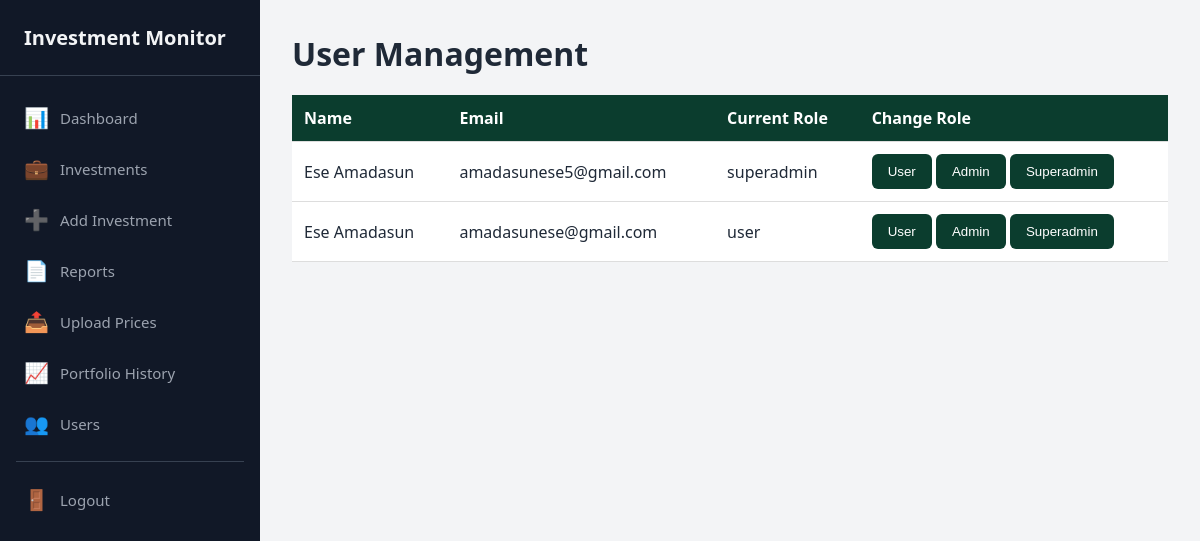
The page /auth/users (signed in) on the database its author committed.
### models.py (models this page shows, shortened)
class User(db.Model, UserMixin):
    __tablename__ = "users"
    id = db.Column(db.Integer, primary_key=True)
    full_name = db.Column(db.String(150), nullable=False)
    email = db.Column(db.String(150), unique=True, nullable=False)
    password_hash = db.Column(db.String(255), nullable=False)
    role = db.Column(db.String(30), default="user")
    is_active_account = db.Column(db.Boolean, default=True)
    created_at = db.Column(db.DateTime, default=datetime.utcnow)
    investments = db.relationship("Investment", backref="owner", lazy=True)

### auth/routes.py (the view)
@auth_bp.route("/users")
@login_required
@superadmin_required
def users():
    users = User.query.order_by(User.created_at.desc()).all()
    return render_template("auth/users.html", users=users)

### models.py (called while the page is built)
@login_manager.user_loader
def load_user(user_id):
    return User.query.get(int(user_id))

### utils.py (called while the page is built)
def superadmin_required(func):
    @wraps(func)
    def wrapper(*args, **kwargs):
        if not current_user.is_authenticated:
            abort(401)
        if current_user.role != "superadmin":
            abort(403)
        return func(*args, **kwargs)
    return wrapper

### templates/auth/users.html (shortened to what this page needs)
{% extends "base.html" %}
{% block content %}
<h1>User Management</h1>
<table>
    <thead>
        <tr>
            <th>Name</th>
            <th>Email</th>
            <th>Current Role</th>
            <th>Change Role</th>
        </tr>
    </thead>
    <tbody>
        {% for user in users %}
        <tr>
            <td>{{ user.full_name }}</td>
            <td>{{ user.email }}</td>
            <td>{{ user.role }}</td>
            <td>
                <form method="POST" action="{{ url_for('auth.update_role', user_id=user.id, role='user') }}" style="display:inline;">
                    <button type="submit">User</button>
                </form>
                <form method="POST" action="{{ url_for('auth.update_role', user_id=user.id, role='admin') }}" style="display:inline;">
                    <button type="submit">Admin</button>
                </form>
                <form method="POST" action="{{ url_for('auth.update_role', user_id=user.id, role='superadmin') }}" style="display:inline;">
                    <button type="submit">Superadmin</button>
                </form>
            </td>
        </tr>
        {% endfor %}
    </tbody>
</table>
{% endblock %}

### static/css/style.css (style rules this page uses)
* { box-sizing: border-box; }
body { margin: 0; font-family: Arial, sans-serif; background: #f4f6f8; color: #222; }
*, *::before, *::after { box-sizing: border-box; margin: 0; padding: 0; }
html, body { height: 100%; font-family: 'Segoe UI', system-ui, -apple-system, sans-serif; background-color: #f3f4f6; color: #1f2937; }
table { width: 100%; border-collapse: collapse; background: #fff; margin-top: 20px; }
table th, table td { padding: 12px; border-bottom: 1px solid #ddd; text-align: left; }
table th { background: #0b3d2e; color: #fff; }
button, .btn { display: inline-block; background: #0b3d2e; color: #fff; padding: 10px 16px; border: none; border-radius: 6px; text-decoration: none; cursor: pointer; }

### rows shown on the page
User: full_name "Ese Amadasun", email "amadasunese5@gmail.com", role "superadmin"
User: full_name "Ese Amadasun", email "amadasunese@gmail.com", role "user"
